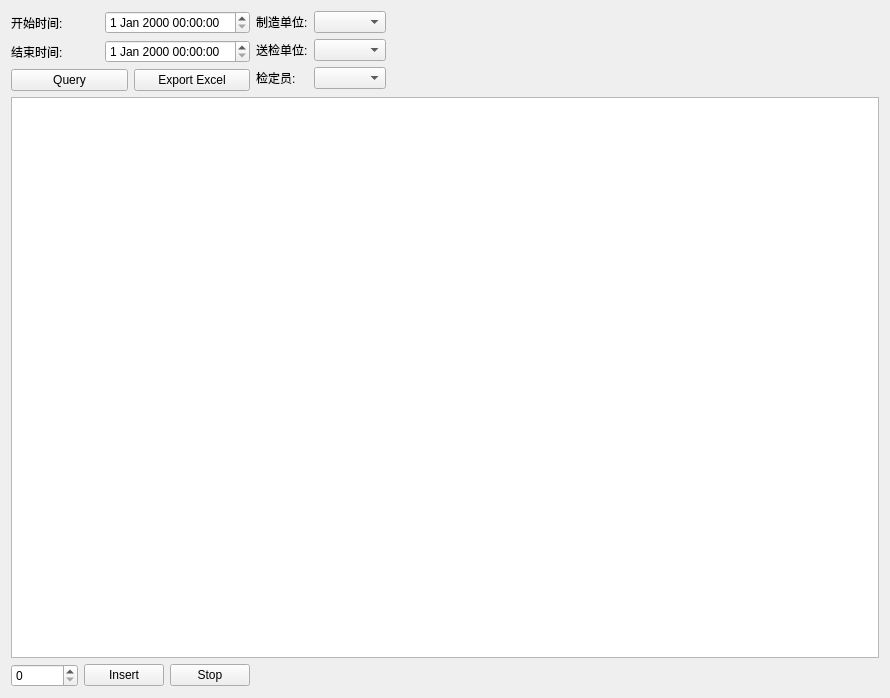
<?xml version="1.0" encoding="UTF-8"?>
<ui version="4.0">
 <class>QueryResultClass</class>
 <widget class="QWidget" name="QueryResultClass">
  <property name="geometry">
   <rect>
    <x>0</x>
    <y>0</y>
    <width>890</width>
    <height>698</height>
   </rect>
  </property>
  <property name="windowTitle">
   <string>QueryResult</string>
  </property>
  <layout class="QGridLayout" name="gridLayout_3">
   <item row="0" column="0" colspan="2">
    <layout class="QGridLayout" name="gridLayout">
     <item row="0" column="0">
      <widget class="QLabel" name="label">
       <property name="text">
        <string>开始时间:</string>
       </property>
      </widget>
     </item>
     <item row="0" column="1">
      <widget class="QDateTimeEdit" name="startDateTime"/>
     </item>
     <item row="1" column="0">
      <widget class="QLabel" name="label_2">
       <property name="text">
        <string>结束时间:</string>
       </property>
      </widget>
     </item>
     <item row="1" column="1">
      <widget class="QDateTimeEdit" name="endDateTime"/>
     </item>
    </layout>
   </item>
   <item row="0" column="2" rowspan="2">
    <layout class="QGridLayout" name="gridLayout_2">
     <item row="0" column="0">
      <widget class="QLabel" name="label_4">
       <property name="text">
        <string>制造单位:</string>
       </property>
      </widget>
     </item>
     <item row="0" column="1">
      <widget class="QComboBox" name="cmbManufactDept">
       <property name="sizePolicy">
        <sizepolicy hsizetype="Preferred" vsizetype="Fixed">
         <horstretch>0</horstretch>
         <verstretch>0</verstretch>
        </sizepolicy>
       </property>
      </widget>
     </item>
     <item row="1" column="0">
      <widget class="QLabel" name="label_5">
       <property name="text">
        <string>送检单位:</string>
       </property>
      </widget>
     </item>
     <item row="1" column="1">
      <widget class="QComboBox" name="cmbVerifyDept">
       <property name="sizePolicy">
        <sizepolicy hsizetype="Preferred" vsizetype="Fixed">
         <horstretch>0</horstretch>
         <verstretch>0</verstretch>
        </sizepolicy>
       </property>
      </widget>
     </item>
     <item row="2" column="0">
      <widget class="QLabel" name="label_3">
       <property name="sizePolicy">
        <sizepolicy hsizetype="Preferred" vsizetype="Preferred">
         <horstretch>0</horstretch>
         <verstretch>0</verstretch>
        </sizepolicy>
       </property>
       <property name="text">
        <string>检定员:</string>
       </property>
      </widget>
     </item>
     <item row="2" column="1">
      <widget class="QComboBox" name="cmbVerifyPerson">
       <property name="sizePolicy">
        <sizepolicy hsizetype="Preferred" vsizetype="Fixed">
         <horstretch>0</horstretch>
         <verstretch>0</verstretch>
        </sizepolicy>
       </property>
      </widget>
     </item>
    </layout>
   </item>
   <item row="0" column="3">
    <spacer name="horizontalSpacer">
     <property name="orientation">
      <enum>Qt::Horizontal</enum>
     </property>
     <property name="sizeHint" stdset="0">
      <size>
       <width>387</width>
       <height>20</height>
      </size>
     </property>
    </spacer>
   </item>
   <item row="1" column="0">
    <widget class="QPushButton" name="btnQuery">
     <property name="sizePolicy">
      <sizepolicy hsizetype="Preferred" vsizetype="Fixed">
       <horstretch>0</horstretch>
       <verstretch>0</verstretch>
      </sizepolicy>
     </property>
     <property name="text">
      <string>Query</string>
     </property>
    </widget>
   </item>
   <item row="1" column="1">
    <widget class="QPushButton" name="btnExport">
     <property name="text">
      <string>Export Excel</string>
     </property>
    </widget>
   </item>
   <item row="2" column="0" colspan="4">
    <widget class="QTableView" name="tableView"/>
   </item>
   <item row="3" column="0" colspan="2">
    <layout class="QHBoxLayout" name="horizontalLayout">
     <item>
      <widget class="QSpinBox" name="spinBoxNums">
       <property name="maximum">
        <number>999999999</number>
       </property>
      </widget>
     </item>
     <item>
      <widget class="QPushButton" name="btnInsert">
       <property name="text">
        <string>Insert</string>
       </property>
      </widget>
     </item>
     <item>
      <widget class="QPushButton" name="btnStop">
       <property name="text">
        <string>Stop</string>
       </property>
      </widget>
     </item>
    </layout>
   </item>
   <item row="3" column="2" colspan="2">
    <spacer name="horizontalSpacer_2">
     <property name="orientation">
      <enum>Qt::Horizontal</enum>
     </property>
     <property name="sizeHint" stdset="0">
      <size>
       <width>231</width>
       <height>20</height>
      </size>
     </property>
    </spacer>
   </item>
  </layout>
 </widget>
 <resources/>
 <connections/>
</ui>
